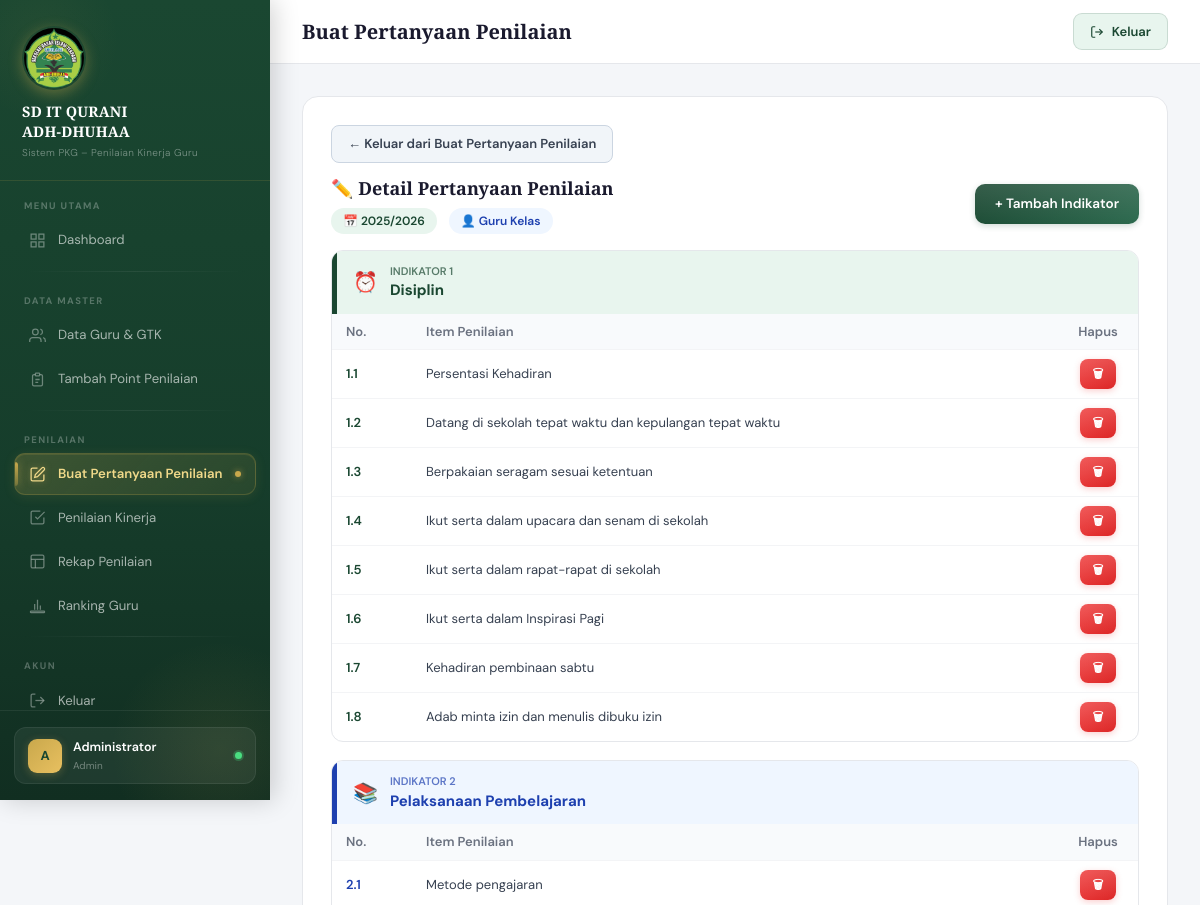
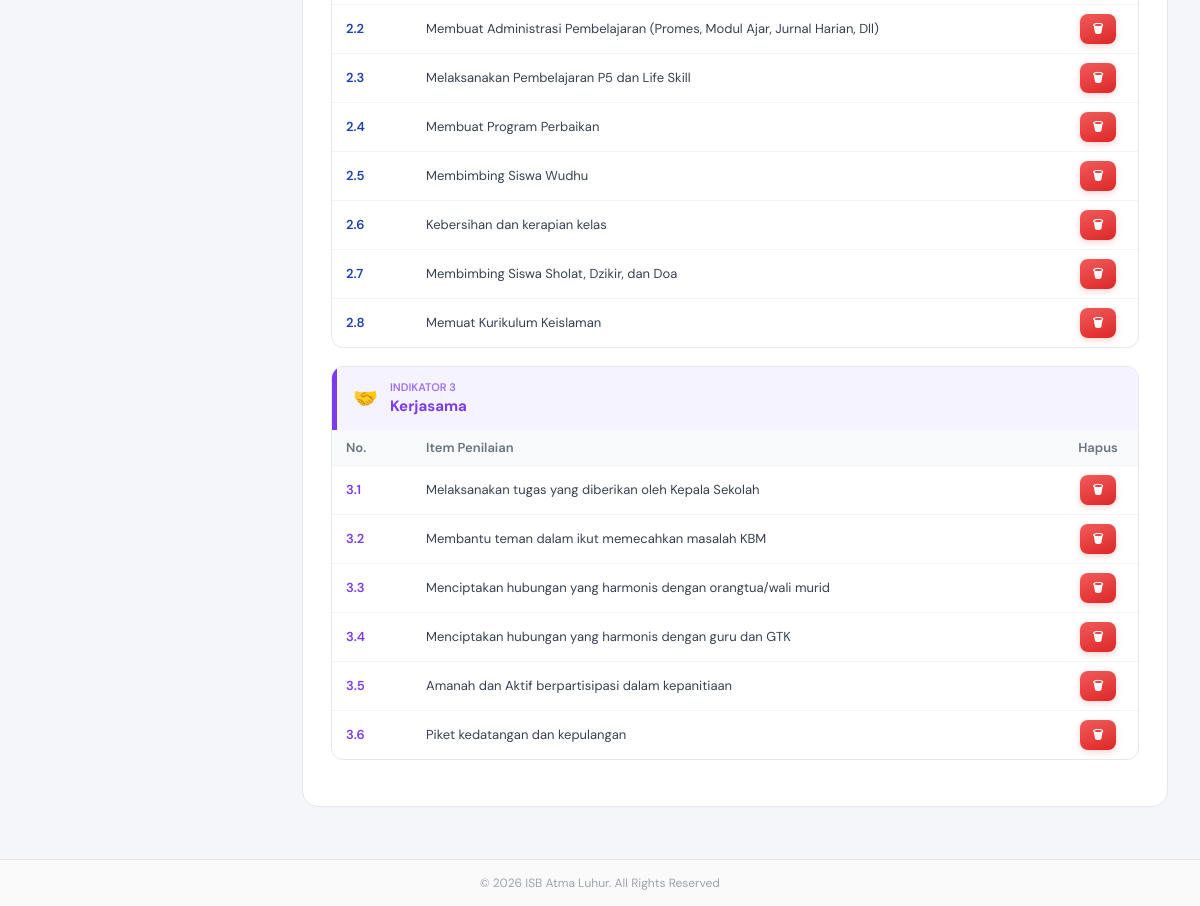
Screenshot of /custom_penilaian.php?action=edit&id=19 (signed in) with the database file from the repository (2 pictures, top to bottom).
### tables this page shows
CREATE TABLE `komponen` (
  `id_komponen` int NOT NULL,
  `ta_komponen` varchar(255) NOT NULL COMMENT 'Nama/deskripsi komponen',
  `type_guru` varchar(20) NOT NULL COMMENT 'FK ke tipe_guru.kode'
);

CREATE TABLE `isi` (
  `id_komponen` int NOT NULL COMMENT 'FK ke komponen.id_komponen',
  `nama_indikator` varchar(100) NOT NULL COMMENT 'Nama indikator dalam custom penilaian',
  `urutan_isi` int DEFAULT '0' COMMENT 'Urutan indikator dalam komponen',
  `id_item` int NOT NULL COMMENT 'FK ke item.id_item',
  `nomor_item` varchar(10) NOT NULL COMMENT 'cth: 1.1, 1.2, 2.1'
);

CREATE TABLE `item` (
  `id_item` int NOT NULL,
  `nama_item` varchar(255) NOT NULL,
  `created_at` timestamp NULL DEFAULT CURRENT_TIMESTAMP
);

### includes/config.php (called while the page is built, shortened)
<?php
function getTipeGuru(PDO $pdo): array
{
    if (!isset($GLOBALS['_cache_tipe_guru'])) {
        try {
            $rows = $pdo->query("SELECT kode, label FROM tipe_guru ORDER BY urutan")->fetchAll();
            $result = [];
            foreach ($rows as $row) {
                $result[$row['kode']] = $row['label'];
            }
        } catch (Exception $e) {
            $GLOBALS['_cache_tipe_guru'] = [
                'guru_quran' => "Guru Qur'an",
                'guru_kelas' => 'Guru Kelas',
                'mapel'      => 'Guru Mapel',
                'gtk'        => 'GTK/Staff',
            ];
        }
    }
    return $GLOBALS['_cache_tipe_guru'];
}

### custom_penilaian.php (the view, shortened to what this page needs)
<?php
require_once 'includes/config.php';
$action = $_GET['action'] ?? '';
$id     = (int)($_GET['id'] ?? 0);
$tipeLabels   = getTipeGuru($pdo);
$editKomponen   = null;
$isiList        = [];
if ($action === 'edit' && $id) {
    $stmt = $pdo->prepare("SELECT * FROM komponen WHERE id_komponen = ?");
    $stmt->execute([$id]);
    $editKomponen = $stmt->fetch();
    if ($editKomponen) {
        $stmt2 = $pdo->prepare("
            SELECT s.*, m.nama_item
            FROM isi s
            JOIN item m ON s.id_item = m.id_item
            WHERE s.id_komponen = ?
            ORDER BY s.urutan_isi, s.nomor_item
        ");
        $stmt2->execute([$id]);
        $rawIsi = $stmt2->fetchAll();
        foreach ($rawIsi as $row) {
            $isiList[$row['nama_indikator']][] = $row;
        }
    }
}
require_once 'includes/header.php';
?>
<?php if ($action === 'edit' && $editKomponen): ?>
    <div class="data-table-card" style="margin-bottom:20px;">
        <div style="display:flex;align-items:center;gap:14px;margin-bottom:12px;">
            <a href="custom_penilaian.php"
                style="display:inline-flex;align-items:center;gap:8px;background:#f1f5f9;color:#374151;text-decoration:none;font-size:13px;font-weight:600;padding:8px 16px;border-radius:8px;border:1.5px solid #cbd5e1;transition:all .2s;"
                onmouseover="this.style.background='#e2e8f0';this.style.borderColor='#94a3b8';this.style.color='#111827';"
                onmouseout="this.style.background='#f1f5f9';this.style.borderColor='#cbd5e1';this.style.color='#374151';">
                ← Keluar dari Buat Pertanyaan Penilaian
            </a>
        </div>
        <div class="card-header-custom mb-3">
            <div>
                <div class="card-title-custom">✏️ Detail Pertanyaan Penilaian</div>
                <div style="margin-top:6px;display:flex;gap:12px;flex-wrap:wrap;">
                    <span style="background:#e8f5ee;color:#1a4731;padding:4px 12px;border-radius:20px;font-size:12px;font-weight:600;">
                        📅 <?= htmlspecialchars($editKomponen['ta_komponen']) ?>
                    </span>
                    <span style="background:#eff6ff;color:#1e40af;padding:4px 12px;border-radius:20px;font-size:12px;font-weight:600;">
                        👤 <?= htmlspecialchars($tipeLabels[$editKomponen['type_guru']] ?? $editKomponen['type_guru']) ?>
                    </span>
                </div>
            </div>
            <button type="button" onclick="openModalIndikator()" class="btn-primary-custom">
                + Tambah Indikator
            </button>
        </div>
        <?php
        $katIcons = [
            'Disiplin'                 => ['⏰', '#1a4731', '#e8f5ee'],
            'Pelaksanaan Pembelajaran' => ['📚', '#1e40af', '#eff6ff'],
            'Kerjasama'                => ['🤝', '#7c3aed', '#f5f3ff'],
        ];
        ?>
        <?php if (empty($isiList)): ?>
            <div style="text-align:center;padding:40px;color:#9ca3af;">
                <div style="font-size:36px;margin-bottom:12px;">📂</div>
                <p>Belum ada indikator. Tambahkan indikator dan pilih item penilaiannya.</p>
                <button type="button" onclick="openModalIndikator()" class="btn-primary-custom" style="margin-top:10px;">
                    + Tambah Indikator Pertama
                </button>
            </div>
        <?php else: ?>
            <?php
            $indIdx = 1;
            foreach ($isiList as $namaInd => $items):
                $ic = $katIcons[$namaInd] ?? ['📌', '#374151', '#f9fafb'];
            ?>
                <div style="border:1.5px solid #e5e7eb;border-radius:12px;overflow:hidden;margin-bottom:18px;">
                    <div style="background:<?= $ic[2] ?>;border-left:5px solid <?= $ic[1] ?>;padding:12px 16px;display:flex;align-items:center;gap:12px;">
                        <span style="font-size:20px;"><?= $ic[0] ?></span>
                        <div style="flex:1;">
                            <div style="font-size:11px;color:<?= $ic[1] ?>;font-weight:600;text-transform:uppercase;opacity:.7;">Indikator <?= $indIdx++ ?></div>
                            <div style="font-size:15px;font-weight:700;color:<?= $ic[1] ?>"><?= htmlspecialchars($namaInd) ?></div>
                        </div>
                    </div>
                    <table style="width:100%;border-collapse:collapse;font-size:13px;">
                        <thead>
                            <tr style="background:#f8fafc;">
                                <th style="padding:8px 14px;text-align:left;color:#6b7280;font-weight:600;width:80px;">No.</th>
                                <th style="padding:8px 14px;text-align:left;color:#6b7280;font-weight:600;">Item Penilaian</th>
                                <th style="padding:8px 14px;text-align:center;color:#6b7280;font-weight:600;width:80px;">Hapus</th>
                            </tr>
                        </thead>
                        <tbody>
                            <?php foreach ($items as $it): ?>
                                <tr style="border-top:1px solid #f3f4f6;">
                                    <td style="padding:9px 14px;font-weight:600;color:<?= $ic[1] ?>;"><?= htmlspecialchars($it['nomor_item']) ?></td>
                                    <td style="padding:9px 14px;color:#374151;word-break:break-word;overflow-wrap:anywhere;white-space:normal;"><?= htmlspecialchars($it['nama_item']) ?></td>
                                    <td style="padding:9px 14px;text-align:center;">
                                        <button onclick="hapusIsi(<?= (int)$it['id_item'] ?>, <?= $id ?>, '<?= htmlspecialchars(addslashes($it['nama_indikator']), ENT_QUOTES) ?>')"
                                            class="btn-primary-custom btn-sm-custom btn-delete">🗑</button>
                                    </td>
                                </tr>
                            <?php endforeach; ?>
                        </tbody>
                    </table>
                </div>
            <?php endforeach; ?>
        <?php endif; ?>
    </div>
<?php endif; ?>
<?php require_once 'includes/footer.php'; ?>

### includes/header.php (style rules this page uses)
:root { --hijau: #1a4731; --hijau-muda: #2d6a4f; --hijau-pale: #e8f5ee; --emas: #c9a84c; --emas-muda: #f0d98a; --krem: #faf7f2; --sidebar-w: 270px; --teks: #1a1a2e; --abu: #6b7280; --border: #e5e7eb; }
* { margin: 0; padding: 0; box-sizing: border-box; }
body { font-family: 'DM Sans', sans-serif; background: #f4f6f9; color: var(--teks); }
.data-table-card { background: #fff; border-radius: 16px; padding: 28px; border: 1px solid var(--border); }
.card-header-custom { display: flex; align-items: center; justify-content: space-between; margin-bottom: 24px; }
.card-title-custom { font-family: 'Playfair Display', serif; font-size: 18px; font-weight: 600; color: var(--teks); }
.btn-primary-custom { display: inline-flex; align-items: center; gap: 8px; padding: 10px 20px; background: linear-gradient(135deg, var(--hijau), var(--hijau-muda)); color: #fff; border: none; border-radius: 10px; font-size: 13.5px; font-weight: 500; cursor: pointer; text-decoration: none; transition: all 0.2s; }
.btn-sm-custom { padding: 6px 14px; font-size: 12px; }
.btn-delete { background: linear-gradient(135deg, #ef4444, #dc2626); }
.btn-primary-custom { display: inline-flex; align-items: center; gap: 7px; padding: 10px 20px; background: linear-gradient(135deg, var(--hijau) 0%, var(--hijau-muda) 100%); color: #fff !important; border: none; border-radius: 10px; font-size: 13.5px; font-weight: 600; cursor: pointer; text-decoration: none; transition: all .2s cubic-bezier(.4,0,.2,1); box-shadow: 0 2px 6px rgba(26,71,49,.2); position: relative; overflow: hidden; }
.btn-primary-custom::after { content:''; position:absolute; inset:0; background:linear-gradient(180deg,rgba(255,255,255,.12) 0%,transparent 100%); pointer-events:none; }
.btn-sm-custom { padding: 6px 13px !important; font-size: 12px !important; border-radius: 8px !important; gap: 5px !important; }
.btn-delete { background: linear-gradient(135deg, #ef4444, #dc2626) !important; box-shadow: 0 2px 6px rgba(239,68,68,.25) !important; }

### rows the page displays
komponen: ta_komponen "2025/2026", type_guru "Guru Kelas"
isi: nomor_item "1.1", id_item.nama_item "Persentasi Kehadiran"
isi: nomor_item "1.2", id_item.nama_item "Datang di sekolah tepat waktu dan kepulangan tepat waktu"
isi: nomor_item "1.3", id_item.nama_item "Berpakaian seragam sesuai ketentuan"
isi: nomor_item "1.4", id_item.nama_item "Ikut serta dalam upacara dan senam di sekolah"
isi: nomor_item "1.5", id_item.nama_item "Ikut serta dalam rapat-rapat di sekolah"
isi: nomor_item "1.6", id_item.nama_item "Ikut serta dalam Inspirasi Pagi"
isi: nomor_item "1.7", id_item.nama_item "Kehadiran pembinaan sabtu"
isi: nomor_item "1.8", id_item.nama_item "Adab minta izin dan menulis dibuku izin"
isi: nomor_item "2.1", id_item.nama_item "Metode pengajaran"
isi: nomor_item "2.2", id_item.nama_item "Membuat Administrasi Pembelajaran (Promes, Modul Ajar, Jurnal Harian, Dll)"
isi: nomor_item "2.3", id_item.nama_item "Melaksanakan Pembelajaran P5 dan Life Skill"
isi: nomor_item "2.4", id_item.nama_item "Membuat Program Perbaikan"
isi: nomor_item "2.5", id_item.nama_item "Membimbing Siswa Wudhu"
isi: nomor_item "2.6", id_item.nama_item "Kebersihan dan kerapian kelas"
isi: nomor_item "2.7", id_item.nama_item "Membimbing Siswa Sholat, Dzikir, dan Doa"
isi: nomor_item "2.8", id_item.nama_item "Memuat Kurikulum Keislaman"
isi: nomor_item "3.1", id_item.nama_item "Melaksanakan tugas yang diberikan oleh Kepala Sekolah"
isi: nomor_item "3.2", id_item.nama_item "Membantu teman dalam ikut memecahkan masalah KBM"
isi: nomor_item "3.3", id_item.nama_item "Menciptakan hubungan yang harmonis dengan orangtua/wali murid"
isi: nomor_item "3.4", id_item.nama_item "Menciptakan hubungan yang harmonis dengan guru dan GTK"
isi: nomor_item "3.5", id_item.nama_item "Amanah dan Aktif berpartisipasi dalam kepanitiaan"
isi: nomor_item "3.6", id_item.nama_item "Piket kedatangan dan kepulangan"

### other values shown
substr($user['nama_lengkap'], 0, 1) "A"
$user['nama_lengkap'] "Administrator"
str_replace('_', ' ', $user['role']) "Admin"
$pageTitle "Buat Pertanyaan Penilaian"
$ic[0] "⏰"
$namaInd "Disiplin"
$ic[0] "📚"
$namaInd "Pelaksanaan Pembelajaran"
$ic[0] "🤝"
$namaInd "Kerjasama"
